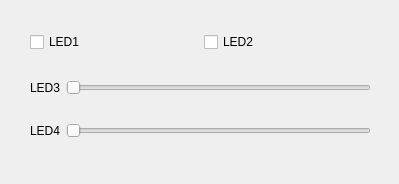
<?xml version="1.0" encoding="UTF-8"?>
<ui version="4.0">
 <class>widget</class>
 <widget class="QWidget" name="widget">
  <property name="geometry">
   <rect>
    <x>0</x>
    <y>0</y>
    <width>399</width>
    <height>184</height>
   </rect>
  </property>
  <property name="windowTitle">
   <string>widget</string>
  </property>
  <widget class="QWidget" name="layoutWidget">
   <property name="geometry">
    <rect>
     <x>30</x>
     <y>10</y>
     <width>341</width>
     <height>151</height>
    </rect>
   </property>
   <layout class="QVBoxLayout" name="verticalLayout">
    <item>
     <layout class="QHBoxLayout" name="horizontalLayout">
      <item>
       <widget class="QCheckBox" name="checkBox_LED1">
        <property name="text">
         <string>LED1</string>
        </property>
       </widget>
      </item>
      <item>
       <widget class="QCheckBox" name="checkBox_LED2">
        <property name="text">
         <string>LED2</string>
        </property>
       </widget>
      </item>
     </layout>
    </item>
    <item>
     <layout class="QHBoxLayout" name="horizontalLayout_2">
      <item>
       <widget class="QLabel" name="label_LED3">
        <property name="text">
         <string>LED3</string>
        </property>
       </widget>
      </item>
      <item>
       <widget class="QSlider" name="Slider_LED3">
        <property name="orientation">
         <enum>Qt::Horizontal</enum>
        </property>
       </widget>
      </item>
     </layout>
    </item>
    <item>
     <layout class="QHBoxLayout" name="horizontalLayout_3">
      <item>
       <widget class="QLabel" name="label_LED4">
        <property name="text">
         <string>LED4</string>
        </property>
       </widget>
      </item>
      <item>
       <widget class="QSlider" name="Slider_LED4">
        <property name="orientation">
         <enum>Qt::Horizontal</enum>
        </property>
       </widget>
      </item>
     </layout>
    </item>
   </layout>
  </widget>
 </widget>
 <resources/>
 <connections/>
</ui>
